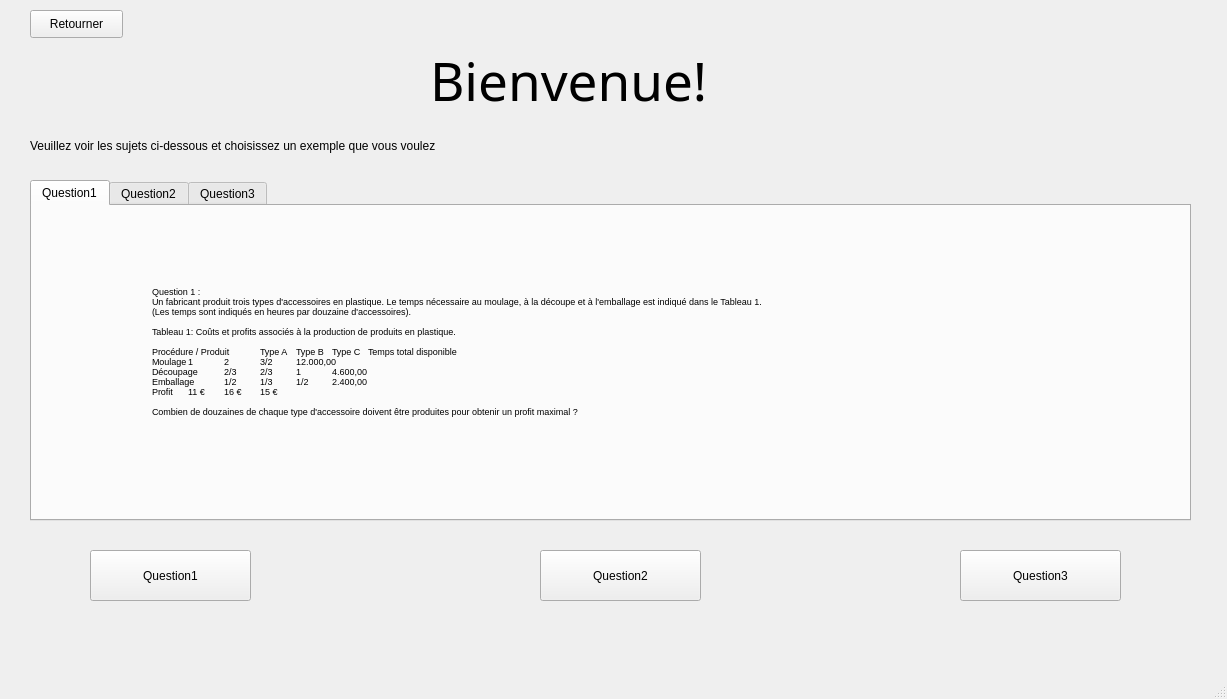
<?xml version="1.0" encoding="UTF-8"?>
<ui version="4.0">
 <class>MainWindow</class>
 <widget class="QMainWindow" name="MainWindow">
  <property name="geometry">
   <rect>
    <x>0</x>
    <y>0</y>
    <width>1227</width>
    <height>699</height>
   </rect>
  </property>
  <property name="windowTitle">
   <string>MainWindow</string>
  </property>
  <widget class="QWidget" name="centralwidget">
   <widget class="QLabel" name="label">
    <property name="geometry">
     <rect>
      <x>430</x>
      <y>40</y>
      <width>341</width>
      <height>81</height>
     </rect>
    </property>
    <property name="font">
     <font>
      <family>MV Boli</family>
      <pointsize>40</pointsize>
      <weight>50</weight>
      <bold>false</bold>
     </font>
    </property>
    <property name="text">
     <string>Bienvenue!</string>
    </property>
   </widget>
   <widget class="QLabel" name="label_2">
    <property name="geometry">
     <rect>
      <x>30</x>
      <y>130</y>
      <width>451</width>
      <height>31</height>
     </rect>
    </property>
    <property name="text">
     <string>Veuillez voir les sujets ci-dessous et choisissez un exemple que vous voulez</string>
    </property>
   </widget>
   <widget class="QTabWidget" name="tabWidget">
    <property name="geometry">
     <rect>
      <x>30</x>
      <y>180</y>
      <width>1161</width>
      <height>341</height>
     </rect>
    </property>
    <property name="currentIndex">
     <number>0</number>
    </property>
    <widget class="QWidget" name="tab">
     <attribute name="title">
      <string>Question1</string>
     </attribute>
     <widget class="QLabel" name="label_3">
      <property name="geometry">
       <rect>
        <x>120</x>
        <y>40</y>
        <width>911</width>
        <height>221</height>
       </rect>
      </property>
      <property name="font">
       <font>
        <pointsize>7</pointsize>
       </font>
      </property>
      <property name="text">
       <string>Question 1 :
Un fabricant produit trois types d'accessoires en plastique. Le temps nécessaire au moulage, à la découpe et à l'emballage est indiqué dans le Tableau 1. 
(Les temps sont indiqués en heures par douzaine d'accessoires).

Tableau 1: Coûts et profits associés à la production de produits en plastique.

Procédure / Produit	Type A	Type B	Type C	Temps total disponible
Moulage	1	2	3/2	12.000,00
Découpage	2/3	2/3	1	4.600,00
Emballage	1/2	1/3	1/2	2.400,00
Profit	11 €	16 €	15 €	

Combien de douzaines de chaque type d'accessoire doivent être produites pour obtenir un profit maximal ?
</string>
      </property>
     </widget>
    </widget>
    <widget class="QWidget" name="tab_2">
     <attribute name="title">
      <string>Question2</string>
     </attribute>
     <widget class="QLabel" name="label_4">
      <property name="geometry">
       <rect>
        <x>280</x>
        <y>40</y>
        <width>591</width>
        <height>211</height>
       </rect>
      </property>
      <property name="text">
       <string>&lt;html&gt;&lt;head/&gt;&lt;body&gt;&lt;p&gt;Une petite compagnie pétrolière possède deux raffineries. La raffinerie 1 coûte 20 000 dollars par jour &lt;/p&gt;&lt;p&gt;et peut produire chaque jour 400 barils de pétrole de qualité supérieure, 300 barils de pétrole de&lt;/p&gt;&lt;p&gt;qualité moyenne et 200 barils de pétrole de qualité inférieure. La raffinerie 2 est plus récente et &lt;/p&gt;&lt;p&gt;plus moderne. Son coût d'exploitation est de 25 000 dollars par jour et elle peut produire chaque&lt;/p&gt;&lt;p&gt;jour 300 barils de pétrole de qualité supérieure, 400 barils de pétrole de qualité moyenne et 500&lt;/p&gt;&lt;p&gt;barils de pétrole de qualité inférieure.&lt;/p&gt;&lt;p/&gt;&lt;p&gt;L'entreprise a des commandes totalisant 25000 barils de pétrole de qualité supérieure, 27000 barils&lt;/p&gt;&lt;p&gt;de pétrole de qualité moyenne et 30000 barils de pétrole de qualité inférieure. Combien de jours&lt;/p&gt;&lt;p&gt;doit-elle faire fonctionner chaque raffinerie pour minimiser ses coûts tout en raffinant suffisamment&lt;/p&gt;&lt;p&gt;de pétrole pour honorer ses commandes ? &lt;/p&gt;&lt;p&gt;&lt;br/&gt;&lt;/p&gt;&lt;/body&gt;&lt;/html&gt;</string>
      </property>
     </widget>
    </widget>
    <widget class="QWidget" name="tab_3">
     <attribute name="title">
      <string>Question3</string>
     </attribute>
     <widget class="QLabel" name="label_5">
      <property name="geometry">
       <rect>
        <x>100</x>
        <y>30</y>
        <width>971</width>
        <height>251</height>
       </rect>
      </property>
      <property name="text">
       <string>&lt;html&gt;&lt;head/&gt;&lt;body&gt;&lt;p&gt;Une entreprise automobile possède deux usines. Une usine a 400 voitures (d'un certain modèle) en stock et l'autre usine a 300 voitures (du même modèle) en stock.&lt;/p&gt;&lt;p&gt; Deux clients commandent ce modèle de voiture. Le premier client a besoin de 200 voitures, et le second de 300 voitures. Le coût de l'expédition des voitures&lt;/p&gt;&lt;p&gt;des deux usines aux clients est indiqué dans le Tableau 2. &lt;/p&gt;&lt;p&gt;&lt;span style=&quot; font-size:11.5pt;&quot;/&gt;&lt;/p&gt;&lt;p align=&quot;center&quot;&gt;&lt;span style=&quot; font-size:9pt; font-style:italic; color:#44546a;&quot;&gt;Tableau 2 : Coûts d'expédition de véhicules.&lt;/span&gt;&lt;/p&gt;&lt;p align=&quot;center&quot;&gt;&lt;span style=&quot; font-style:italic;&quot;/&gt;&lt;/p&gt;&lt;table border=&quot;1&quot; style=&quot; margin-top:0px; margin-bottom:0px; margin-left:0px; margin-right:0px;&quot; cellspacing=&quot;0&quot; cellpadding=&quot;0&quot;&gt;&lt;tr&gt;&lt;td width=&quot;121&quot; rowspan=&quot;2&quot; style=&quot; vertical-align:top; padding-left:0; padding-right:0; padding-top:0; padding-bottom:0;&quot;&gt;&lt;p align=&quot;center&quot;&gt;&lt;span style=&quot; font-size:12pt; font-style:italic;&quot;/&gt;&lt;/p&gt;&lt;p align=&quot;center&quot;&gt;&lt;span style=&quot; font-size:12pt; font-weight:600;&quot;&gt;Usine 1&lt;/span&gt;&lt;/p&gt;&lt;p align=&quot;center&quot;&gt;&lt;span style=&quot; font-size:12pt; font-weight:600;&quot;&gt;Usine 2&lt;/span&gt;&lt;/p&gt;&lt;/td&gt;&lt;td width=&quot;134&quot; style=&quot; vertical-align:top; padding-left:0; padding-right:0; padding-top:0; padding-bottom:0;&quot;&gt;&lt;p align=&quot;center&quot;&gt;&lt;span style=&quot; font-size:12pt; font-weight:600;&quot;&gt;Client 1     Client 2&lt;/span&gt;&lt;/p&gt;&lt;/td&gt;&lt;/tr&gt;&lt;tr&gt;&lt;td style=&quot; vertical-align:top; padding-left:0; padding-right:0; padding-top:0; padding-bottom:0;&quot;&gt;&lt;p align=&quot;center&quot;&gt;&lt;span style=&quot; font-size:12pt;&quot;&gt;30 €          25 €&lt;/span&gt;&lt;/p&gt;&lt;p align=&quot;center&quot;&gt;&lt;span style=&quot; font-size:12pt;&quot;&gt;36 €          30 €&lt;/span&gt;&lt;/p&gt;&lt;/td&gt;&lt;/tr&gt;&lt;/table&gt;&lt;p align=&quot;center&quot;&gt;&lt;span style=&quot; font-style:italic;&quot;/&gt;&lt;/p&gt;&lt;p&gt;Comment l'entreprise doit-elle expédier les voitures afin de minimiser les frais d'expédition ? &lt;/p&gt;&lt;p&gt;&lt;br/&gt;&lt;/p&gt;&lt;/body&gt;&lt;/html&gt;</string>
      </property>
     </widget>
    </widget>
   </widget>
   <widget class="QPushButton" name="pushButton">
    <property name="geometry">
     <rect>
      <x>90</x>
      <y>550</y>
      <width>161</width>
      <height>51</height>
     </rect>
    </property>
    <property name="text">
     <string>Question1</string>
    </property>
   </widget>
   <widget class="QPushButton" name="pushButton_2">
    <property name="geometry">
     <rect>
      <x>540</x>
      <y>550</y>
      <width>161</width>
      <height>51</height>
     </rect>
    </property>
    <property name="text">
     <string>Question2</string>
    </property>
   </widget>
   <widget class="QPushButton" name="pushButton_3">
    <property name="geometry">
     <rect>
      <x>960</x>
      <y>550</y>
      <width>161</width>
      <height>51</height>
     </rect>
    </property>
    <property name="text">
     <string>Question3</string>
    </property>
   </widget>
   <widget class="QPushButton" name="pushButton_4">
    <property name="geometry">
     <rect>
      <x>30</x>
      <y>10</y>
      <width>93</width>
      <height>28</height>
     </rect>
    </property>
    <property name="text">
     <string>Retourner</string>
    </property>
   </widget>
  </widget>
  <widget class="QMenuBar" name="menubar">
   <property name="geometry">
    <rect>
     <x>0</x>
     <y>0</y>
     <width>1227</width>
     <height>26</height>
    </rect>
   </property>
  </widget>
  <widget class="QStatusBar" name="statusbar"/>
 </widget>
 <resources/>
 <connections/>
</ui>
